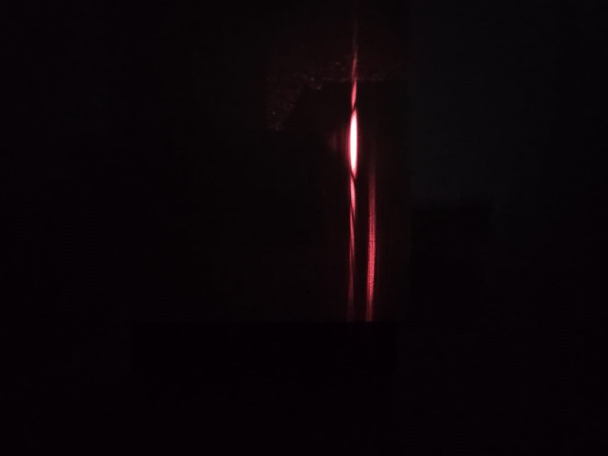
#> input picture YOUNG_ESTATICO/Mediciones_2_grana-alteradas/171219177.jpg, 1215 x 911 px, given in place of 172631960.jpg, which was not available (shown at 1/2 size)
$ python imagenes_charla.py
#> lines starting #> are read from the running program, lines starting #| are printed output that depends on the picture; pictures that were not available may be replaced by others from this repository, and a replacement may not be noted
### funciones.py
import numpy as np, matplotlib.pyplot as plt, pandas as pd
from sympy import symbols,lambdify,latex,diff,sqrt
import scipy.stats as sp
from sklearn.preprocessing import PolynomialFeatures
# ===========================================================================
# Este archivo va a tener funciones y clases útiles para el procesamiento de
# datos del laboratorio
#===========================================================================

# Clase para hacer regresiones lineales:

class regresion_lineal:

    # [77 lines left out: functions __init__, __str__, fit, bondad, fft, not called in this run]


# Clase para hacer propagación de errores:

class propagacion_errores:

    def __init__(self, data: dict) -> None:
        '''
        INPUT:
        -data --> dict: es un diccionario con dos keys:

            *'variables'--> lista de tuplas de tres elementos (es necesario pasar
            tres elementos aunque no haya errores para dicha variable):
            (simbolo de la variable, valor, error).

            *'expr'--> tupla de dos elementos: (simbolo de la formula a predecir, formula).
        '''
        self.parametros = data
        self.valor = None
        self.error = None

    # [4 lines left out: function __str__, not called in this run]

    @staticmethod
    def norma(vector):
        '''
        INPUT:
        - vector --> list: lista de sympy.symbols al cual se le quiere calcular la norma.
        OUTPUT:
        - float: norma simbólica de la lista como si fuese un vector.
        '''
        suma = 0
        for el in vector:
            suma += el**2
        return sqrt(suma)

    def fit(self):
        '''
        OUTPUT:
        Actualiza los valores de self.valor y self.error.
        '''
        simbolos = [i for i,j,k in self.parametros['variables']]
        valores = [j for i,j,k in self.parametros['variables']]
        errores = [k for i,j,k in self.parametros['variables']]
        # Defino el símbolo de la expresión:
        locals()[self.parametros['expr'][0]] = symbols(self.parametros['expr'][0], real = True)
        # Hago lo mismo para las variables de las cuales depende la expresión:
        for sim in simbolos:
            locals()[sim] = symbols(sim, real = True)
        # Defino la expresión simbólica:
        locals()[self.parametros['expr'][0]] = eval(self.parametros['expr'][1])

        # Calculo la norma del vector 'terminos', cuyos elementos son las
        # derivadas parciales multiplicadas por el respectivo error de la
        # variable respecto a la cual derivamos:
        terminos = []
        for sim, error in zip(simbolos, errores):
            derivada_parcial =  diff(eval(self.parametros['expr'][0]), eval(sim))
            terminos.append(derivada_parcial*error)
        # Convierto la expresión simbólica en un módulo numérico (numpy) para poder reemplazar:
        lambd_err = lambdify(simbolos, propagacion_errores.norma(terminos), modules = ['numpy'])
        lambd_val = lambdify(simbolos, locals()[self.parametros['expr'][0]], modules = ['numpy'])
        self.valor, self.error = lambd_val(*valores), lambd_err(*valores)


dic = {
    'variables': [('f', 14.78, 0), ('a',-.052710,.00009), ('d',5/1000,0.05/1000), ('m',88.85/1000,.01/1000), ('l',.36,1/1000)],
    'expr': ('E', '((f**2)*4*np.pi**2+a**2)/((((np.pi*(d)**4)/64)/(m/l)*4.934484391**4))')
}
propaga = propagacion_errores(dic)
propaga.fit()
propaga.valor/1e9, propaga.error/1e9

### YOUNG_ESTATICO/imagenes_charla.py
import matplotlib.pyplot as plt, numpy as np
from funciones import *
import ast

masas_2 = {'base':14.6624,1:2.1160,2:2.0399,3:1.6966,4:10.046,5:2.1535,6:5.0952,7:20.0350,10:4.7474,11:9.9163,12:2.1593,15:2.1468}
imagenes_2_grana = {'164151598': 'fondo','171219177': 0,'171340262': masas_2['base'],'171442093': masas_2['base']+masas_2[3],'172921941': masas_2['base']+masas_2[10],'172631960': masas_2['base']+masas_2[11],'171539519': masas_2['base']+masas_2[3]+masas_2[5],'172723255': masas_2['base']+masas_2[11]+masas_2[4],'171740093': masas_2['base']+masas_2[3]+masas_2[5]+masas_2[15],'171839967': masas_2['base']+masas_2[3]+masas_2[5]+masas_2[15]+masas_2[7],'171921081': masas_2['base']+masas_2[3]+masas_2[5]+masas_2[15]+masas_2[7]+masas_2[6],'172116591': masas_2['base']+masas_2[3]+masas_2[5]+masas_2[15]+masas_2[7]+masas_2[6]+masas_2[1],'172238962': masas_2['base']+masas_2[3]+masas_2[5]+masas_2[15]+masas_2[7]+masas_2[6]+masas_2[1]+masas_2[2],'172421706': masas_2['base']+masas_2[3]+masas_2[5]+masas_2[15]+masas_2[7]+masas_2[6]+masas_2[1]+masas_2[2]+masas_2[12]}
mediciones_2_grana = {key:None for key in imagenes_2_grana.keys()}
nombres_2_grana = list(imagenes_2_grana.keys())
colormap = {0:plt.cm.Reds_r, 1:plt.cm.Greens_r , 2:plt.cm.Blues_r}

imagenes_2_grana[nombres_2_grana[5]]
# Gráfico tricolor
l = 5
imagen = plt.imread('C:/repos/labo_4/YOUNG_ESTATICO/Mediciones_2_grana-alteradas/' + nombres_2_grana[l] + '.jpg')
#> imagen is the input picture: shape (911, 1215, 3); mean R, G, B 10.3, 4.4, 7.6

# with plt.style.context('seaborn-whitegrid'):
fig, axs = plt.subplots(nrows = 1, ncols = 3, figsize = (8,4))
for i in range(3):
    axs[i].imshow(imagen[:,:,0][100:550,600:820], cmap = colormap[i])
    axs[i].set_axis_off()
    # axs[i].grid(color = 'white')
    # axs[i].set_xticks(np.arange(0,220,10))
    # axs[i].set_yticks(np.arange(0,450,10))
    axs[i].set_xticklabels([])
    axs[i].set_yticklabels([])
fig.subplots_adjust(
left  = 0.0001,  # the left side of the subplots of the figure
right = 0.99,    # the right side of the subplots of the figure, as a fraction of the figure width
bottom = 0.01,   # the bottom of the subplots of the figure
top = 0.99,      # the top of the subplots of the figure
wspace = 0.05,   # the amount of width reserved for blank space between subplots
hspace = 0.00001)   # the amount of height reserved for white space between subplots
fig.show()
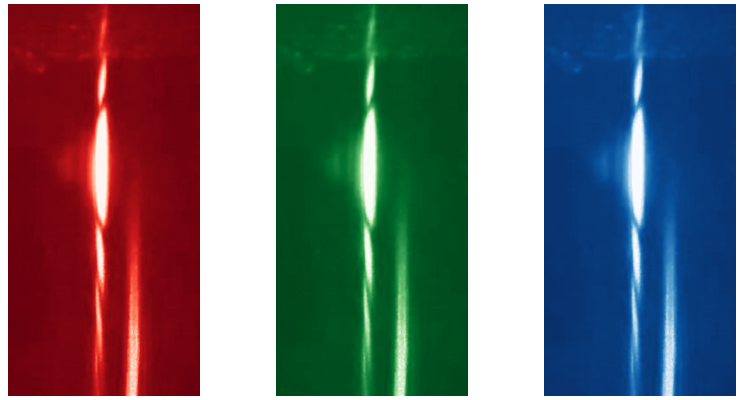
#> figure drawn by matplotlib, 3 panels
# fig.savefig('C:/repos/labo_4/YOUNG_ESTATICO/Imagenes_informe/colores_2.png', dpi=1200)

# Grafico escala
imagen = plt.imread('C:/repos/labo_4/YOUNG_ESTATICO/Mediciones_2_grana-alteradas/' + '164151598' + '.jpg')
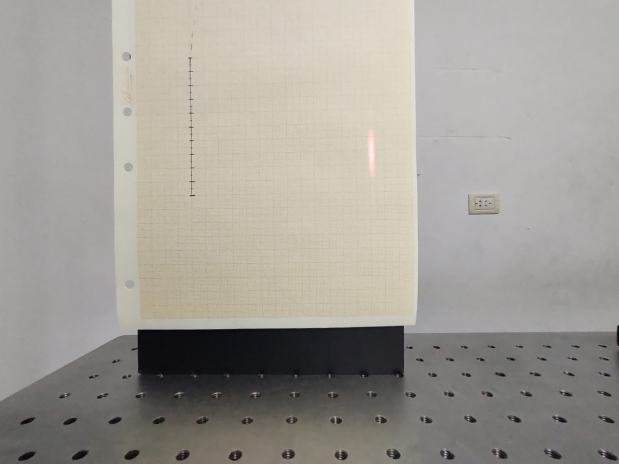
#> input picture YOUNG_ESTATICO/Mediciones_2_grana-alteradas/164151598.jpg, 1237 x 927 px, found by its file name (shown at 1/2 size)
#> imagen is the input picture: shape (927, 1237, 3); mean R, G, B 160.7, 156.9, 150.3

# with plt.style.context('seaborn-whitegrid'):
fig, axs = plt.subplots(nrows = 1, ncols = 3, figsize = (8,4))
for i in range(3):
    axs[i].imshow(imagen[:,:,0][90:390,310:430], cmap = colormap[i])
    # axs[i].imshow(imagen)
    # axs[i].set_axis_off()
    axs[i].grid(color = 'white')
    axs[i].set_xticks(np.arange(0,120,10))
    axs[i].set_yticks(np.arange(0,300,10))
    axs[i].set_xticklabels([])
    axs[i].set_yticklabels([])
fig.subplots_adjust(
left  = 0.0001,  # the left side of the subplots of the figure
right = 0.99,    # the right side of the subplots of the figure, as a fraction of the figure width
bottom = 0.01,   # the bottom of the subplots of the figure
top = 0.99,      # the top of the subplots of the figure
wspace = 0.05,   # the amount of width reserved for blank space between subplots
hspace = 0.00001)   # the amount of height reserved for white space between subplots
fig.show()
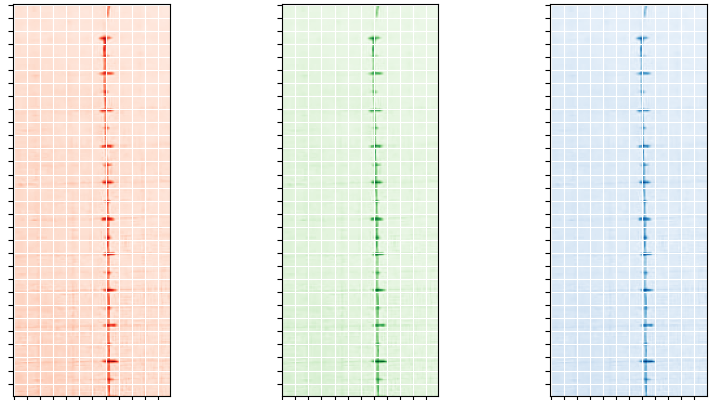
#> figure drawn by matplotlib, 3 panels
# fig.savefig('C:/repos/labo_4/YOUNG_ESTATICO/Imagenes_informe/escala_2.png', dpi=1200)


# Grafico escala sola
imagen = plt.imread('C:/repos/labo_4/YOUNG_ESTATICO/Mediciones_2_grana-alteradas/' + '164151598' + '.jpg')

# with plt.style.context('seaborn-whitegrid'):
fig, axs = plt.subplots(nrows = 1, ncols = 1, figsize = (8,4))
axs.imshow(imagen[90:390,310:430])#, cmap = colormap[i])
axs.grid(color = 'white')
axs.set_xticks(np.arange(0,120,10))
axs.set_yticks(np.arange(0,300,10))
axs.set_xticklabels([])
axs.set_yticklabels([])
fig.subplots_adjust(
left  = 0.0001,  # the left side of the subplots of the figure
right = 0.99,    # the right side of the subplots of the figure, as a fraction of the figure width
bottom = 0.01,   # the bottom of the subplots of the figure
top = 0.99,      # the top of the subplots of the figure
wspace = 0.05,   # the amount of width reserved for blank space between subplots
hspace = 0.00001)   # the amount of height reserved for white space between subplots
fig.show()
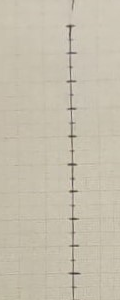
#> shown: shape (300, 120, 3); mean R, G, B 197.5, 190.5, 173.3
fig.savefig('C:/repos/labo_4/YOUNG_ESTATICO/Imagenes_informe/escala_1.png', dpi=1200)

# Grafico perfil escala
l = 5
imagen = plt.imread('C:/repos/labo_4/YOUNG_ESTATICO/Mediciones_2_grana-alteradas/' + nombres_2_grana[l] + '.jpg')

#> (the run stopped early here; a loop or call above may not have finished)
